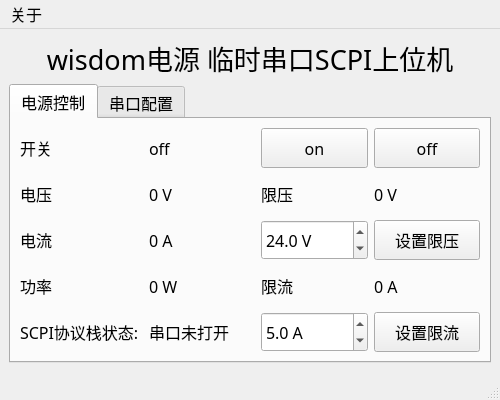
<?xml version="1.0" encoding="UTF-8"?>
<ui version="4.0">
 <class>MainWindow</class>
 <widget class="QMainWindow" name="MainWindow">
  <property name="geometry">
   <rect>
    <x>0</x>
    <y>0</y>
    <width>500</width>
    <height>400</height>
   </rect>
  </property>
  <property name="font">
   <font>
    <family>微软雅黑</family>
    <pointsize>12</pointsize>
   </font>
  </property>
  <property name="windowTitle">
   <string>uart ccp</string>
  </property>
  <property name="windowIcon">
   <iconset resource="rc1.qrc">
    <normaloff>:/ico/rc/main.ico</normaloff>:/ico/rc/main.ico</iconset>
  </property>
  <widget class="QWidget" name="centralwidget">
   <layout class="QVBoxLayout" name="verticalLayout">
    <item>
     <widget class="QLabel" name="label_7">
      <property name="font">
       <font>
        <family>微软雅黑</family>
        <pointsize>20</pointsize>
       </font>
      </property>
      <property name="text">
       <string>wisdom电源 临时串口SCPI上位机</string>
      </property>
      <property name="alignment">
       <set>Qt::AlignCenter</set>
      </property>
     </widget>
    </item>
    <item>
     <widget class="QTabWidget" name="tabWidget">
      <property name="currentIndex">
       <number>0</number>
      </property>
      <widget class="QWidget" name="tab">
       <attribute name="title">
        <string>电源控制</string>
       </attribute>
       <layout class="QHBoxLayout" name="horizontalLayout" stretch="1,1,1,1">
        <item>
         <layout class="QVBoxLayout" name="verticalLayout_2">
          <item>
           <widget class="QLabel" name="label_4">
            <property name="text">
             <string>开关</string>
            </property>
           </widget>
          </item>
          <item>
           <widget class="QLabel" name="label_5">
            <property name="text">
             <string>电压</string>
            </property>
           </widget>
          </item>
          <item>
           <widget class="QLabel" name="label_6">
            <property name="text">
             <string>电流</string>
            </property>
           </widget>
          </item>
          <item>
           <widget class="QLabel" name="label_8">
            <property name="text">
             <string>功率</string>
            </property>
           </widget>
          </item>
          <item>
           <widget class="QLabel" name="label_3">
            <property name="sizePolicy">
             <sizepolicy hsizetype="Minimum" vsizetype="Preferred">
              <horstretch>0</horstretch>
              <verstretch>0</verstretch>
             </sizepolicy>
            </property>
            <property name="text">
             <string>SCPI协议栈状态: </string>
            </property>
           </widget>
          </item>
         </layout>
        </item>
        <item>
         <layout class="QVBoxLayout" name="verticalLayout_3">
          <item>
           <widget class="QLabel" name="label_on_off">
            <property name="text">
             <string>off</string>
            </property>
           </widget>
          </item>
          <item>
           <widget class="QLabel" name="label_volt">
            <property name="text">
             <string>0 V</string>
            </property>
           </widget>
          </item>
          <item>
           <widget class="QLabel" name="label_cur">
            <property name="text">
             <string>0 A</string>
            </property>
           </widget>
          </item>
          <item>
           <widget class="QLabel" name="label_power">
            <property name="text">
             <string>0 W</string>
            </property>
           </widget>
          </item>
          <item>
           <widget class="QLabel" name="label_status">
            <property name="sizePolicy">
             <sizepolicy hsizetype="MinimumExpanding" vsizetype="Preferred">
              <horstretch>0</horstretch>
              <verstretch>0</verstretch>
             </sizepolicy>
            </property>
            <property name="text">
             <string>串口未打开</string>
            </property>
           </widget>
          </item>
         </layout>
        </item>
        <item>
         <layout class="QVBoxLayout" name="verticalLayout_4">
          <item>
           <widget class="QPushButton" name="pushButton_on">
            <property name="sizePolicy">
             <sizepolicy hsizetype="Preferred" vsizetype="Preferred">
              <horstretch>0</horstretch>
              <verstretch>0</verstretch>
             </sizepolicy>
            </property>
            <property name="text">
             <string>on</string>
            </property>
           </widget>
          </item>
          <item>
           <widget class="QLabel" name="label_9">
            <property name="text">
             <string>限压</string>
            </property>
           </widget>
          </item>
          <item>
           <widget class="QDoubleSpinBox" name="doubleSpinBox_V">
            <property name="sizePolicy">
             <sizepolicy hsizetype="Preferred" vsizetype="Preferred">
              <horstretch>0</horstretch>
              <verstretch>0</verstretch>
             </sizepolicy>
            </property>
            <property name="suffix">
             <string> V</string>
            </property>
            <property name="decimals">
             <number>1</number>
            </property>
            <property name="maximum">
             <double>1200.000000000000000</double>
            </property>
            <property name="value">
             <double>24.000000000000000</double>
            </property>
           </widget>
          </item>
          <item>
           <widget class="QLabel" name="label_10">
            <property name="text">
             <string>限流</string>
            </property>
           </widget>
          </item>
          <item>
           <widget class="QDoubleSpinBox" name="doubleSpinBox_I">
            <property name="sizePolicy">
             <sizepolicy hsizetype="Preferred" vsizetype="Preferred">
              <horstretch>0</horstretch>
              <verstretch>0</verstretch>
             </sizepolicy>
            </property>
            <property name="suffix">
             <string> A</string>
            </property>
            <property name="decimals">
             <number>1</number>
            </property>
            <property name="maximum">
             <double>30.000000000000000</double>
            </property>
            <property name="value">
             <double>5.000000000000000</double>
            </property>
           </widget>
          </item>
         </layout>
        </item>
        <item>
         <layout class="QVBoxLayout" name="verticalLayout_5">
          <item>
           <widget class="QPushButton" name="pushButton_off">
            <property name="sizePolicy">
             <sizepolicy hsizetype="Preferred" vsizetype="Preferred">
              <horstretch>0</horstretch>
              <verstretch>0</verstretch>
             </sizepolicy>
            </property>
            <property name="text">
             <string>off</string>
            </property>
           </widget>
          </item>
          <item>
           <widget class="QLabel" name="label_volt_lim">
            <property name="text">
             <string>0 V</string>
            </property>
           </widget>
          </item>
          <item>
           <widget class="QPushButton" name="pushButton_vlim">
            <property name="sizePolicy">
             <sizepolicy hsizetype="Preferred" vsizetype="Preferred">
              <horstretch>0</horstretch>
              <verstretch>0</verstretch>
             </sizepolicy>
            </property>
            <property name="text">
             <string>设置限压</string>
            </property>
           </widget>
          </item>
          <item>
           <widget class="QLabel" name="label_cur_lim">
            <property name="text">
             <string>0 A</string>
            </property>
           </widget>
          </item>
          <item>
           <widget class="QPushButton" name="pushButton_Ilim">
            <property name="sizePolicy">
             <sizepolicy hsizetype="Preferred" vsizetype="Preferred">
              <horstretch>0</horstretch>
              <verstretch>0</verstretch>
             </sizepolicy>
            </property>
            <property name="text">
             <string>设置限流</string>
            </property>
           </widget>
          </item>
         </layout>
        </item>
       </layout>
      </widget>
      <widget class="QWidget" name="tab_2">
       <attribute name="title">
        <string>串口配置</string>
       </attribute>
       <layout class="QFormLayout" name="formLayout">
        <item row="0" column="0">
         <widget class="QLabel" name="label">
          <property name="text">
           <string>串口号：</string>
          </property>
         </widget>
        </item>
        <item row="0" column="1">
         <widget class="QComboBox" name="comboBox_com"/>
        </item>
        <item row="1" column="0">
         <widget class="QLabel" name="label_2">
          <property name="text">
           <string>波特率：</string>
          </property>
         </widget>
        </item>
        <item row="1" column="1">
         <widget class="QLineEdit" name="lineEdit_baud">
          <property name="text">
           <string>115200</string>
          </property>
         </widget>
        </item>
        <item row="2" column="1">
         <widget class="QPushButton" name="pushButton_comCtrl">
          <property name="text">
           <string>连接</string>
          </property>
         </widget>
        </item>
       </layout>
      </widget>
     </widget>
    </item>
   </layout>
  </widget>
  <widget class="QMenuBar" name="menubar">
   <property name="geometry">
    <rect>
     <x>0</x>
     <y>0</y>
     <width>500</width>
     <height>27</height>
    </rect>
   </property>
   <widget class="QMenu" name="menu">
    <property name="title">
     <string>关于</string>
    </property>
    <addaction name="action_about"/>
    <addaction name="action_qt"/>
   </widget>
   <addaction name="menu"/>
  </widget>
  <widget class="QStatusBar" name="statusbar"/>
  <action name="action_about">
   <property name="text">
    <string>SCPI GUI</string>
   </property>
  </action>
  <action name="action_save">
   <property name="text">
    <string>保存工作区</string>
   </property>
  </action>
  <action name="action_qt">
   <property name="text">
    <string>qt</string>
   </property>
  </action>
 </widget>
 <resources>
  <include location="rc1.qrc"/>
 </resources>
 <connections/>
</ui>
